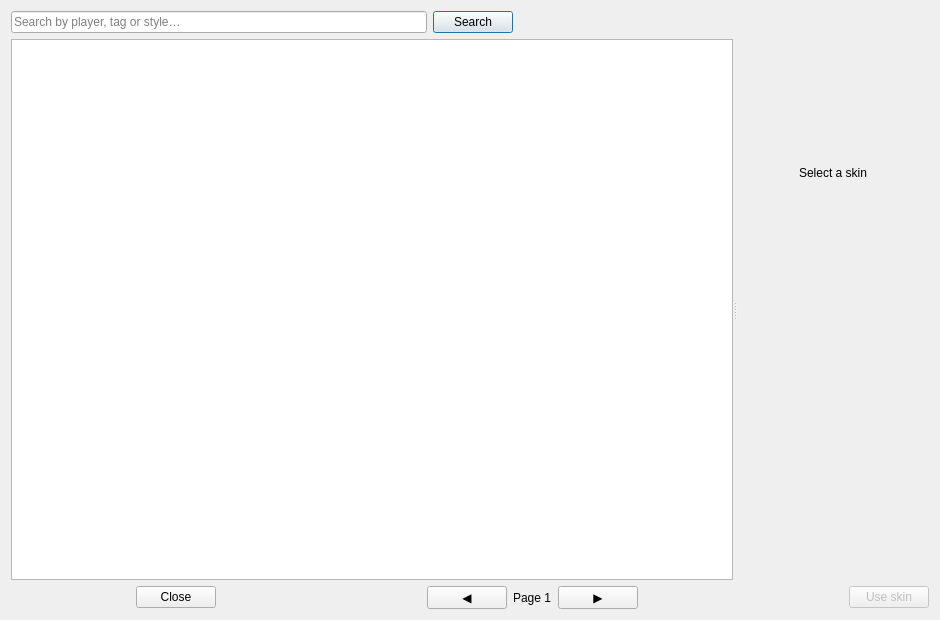
<?xml version="1.0" encoding="UTF-8"?>
<ui version="4.0">
 <class>SkinBrowserDialog</class>
 <widget class="QDialog" name="SkinBrowserDialog">
  <property name="geometry">
   <rect>
    <x>0</x>
    <y>0</y>
    <width>940</width>
    <height>620</height>
   </rect>
  </property>
  <property name="windowTitle">
   <string>View skins online</string>
  </property>
  <layout class="QVBoxLayout" name="verticalLayout">
   <item>
    <layout class="QHBoxLayout" name="searchLayout">
     <item>
      <widget class="QLineEdit" name="searchEdit">
       <property name="placeholderText">
        <string>Search by player, tag or style…</string>
       </property>
       <property name="clearButtonEnabled">
        <bool>true</bool>
       </property>
      </widget>
     </item>
     <item>
      <widget class="QPushButton" name="searchBtn">
       <property name="text">
        <string>Search</string>
       </property>
      </widget>
     </item>
     <item>
      <spacer name="searchSpacer">
       <property name="orientation">
        <enum>Qt::Horizontal</enum>
       </property>
       <property name="sizeHint" stdset="0">
        <size>
         <width>40</width>
         <height>20</height>
        </size>
       </property>
      </spacer>
     </item>
    </layout>
   </item>
   <item>
    <widget class="QSplitter" name="splitter">
     <property name="orientation">
      <enum>Qt::Horizontal</enum>
     </property>
     <widget class="QListWidget" name="skinList">
      <property name="focusPolicy">
       <enum>Qt::StrongFocus</enum>
      </property>
      <property name="editTriggers">
       <set>QAbstractItemView::NoEditTriggers</set>
      </property>
      <property name="selectionMode">
       <enum>QAbstractItemView::SingleSelection</enum>
      </property>
      <property name="iconSize">
       <size>
        <width>72</width>
        <height>72</height>
       </size>
      </property>
      <property name="movement">
       <enum>QListView::Static</enum>
      </property>
      <property name="viewMode">
       <enum>QListView::IconMode</enum>
      </property>
      <property name="resizeMode">
       <enum>QListView::Adjust</enum>
      </property>
      <property name="spacing">
       <number>8</number>
      </property>
      <property name="uniformItemSizes">
       <bool>false</bool>
      </property>
      <property name="wordWrap">
       <bool>true</bool>
      </property>
      <property name="textElideMode">
       <enum>Qt::ElideRight</enum>
      </property>
      <property name="verticalScrollMode">
       <enum>QAbstractItemView::ScrollPerPixel</enum>
      </property>
     </widget>
     <widget class="QWidget" name="detailBox">
      <layout class="QVBoxLayout" name="detailLayout">
       <item stretch="1">
        <layout class="QVBoxLayout" name="previewLayout"/>
       </item>
       <item>
        <widget class="QLabel" name="playerLabel">
         <property name="text">
          <string>Select a skin</string>
         </property>
         <property name="alignment">
          <set>Qt::AlignCenter</set>
         </property>
        </widget>
       </item>
       <item>
        <widget class="QLabel" name="statsLabel">
         <property name="text">
          <string/>
         </property>
         <property name="alignment">
          <set>Qt::AlignCenter</set>
         </property>
         <property name="wordWrap">
          <bool>true</bool>
         </property>
        </widget>
       </item>
      </layout>
     </widget>
    </widget>
   </item>
   <item>
    <layout class="QHBoxLayout" name="bottomBar">
     <item>
      <widget class="QDialogButtonBox" name="buttonBox">
       <property name="standardButtons">
        <set>QDialogButtonBox::Close</set>
       </property>
      </widget>
     </item>
     <item>
      <spacer name="bottomLeftSpacer">
       <property name="orientation">
        <enum>Qt::Horizontal</enum>
       </property>
       <property name="sizeHint" stdset="0">
        <size>
         <width>40</width>
         <height>20</height>
        </size>
       </property>
      </spacer>
     </item>
     <item>
      <widget class="QPushButton" name="prevBtn">
       <property name="text">
        <string>◀</string>
       </property>
       <property name="toolTip">
        <string>Previous page</string>
       </property>
      </widget>
     </item>
     <item>
      <widget class="QLabel" name="pageLabel">
       <property name="text">
        <string>Page 1</string>
       </property>
      </widget>
     </item>
     <item>
      <widget class="QPushButton" name="nextBtn">
       <property name="text">
        <string>▶</string>
       </property>
       <property name="toolTip">
        <string>Next page</string>
       </property>
      </widget>
     </item>
     <item>
      <spacer name="bottomRightSpacer">
       <property name="orientation">
        <enum>Qt::Horizontal</enum>
       </property>
       <property name="sizeHint" stdset="0">
        <size>
         <width>40</width>
         <height>20</height>
        </size>
       </property>
      </spacer>
     </item>
     <item>
      <widget class="QPushButton" name="useSkinBtn">
       <property name="text">
        <string>Use skin</string>
       </property>
       <property name="enabled">
        <bool>false</bool>
       </property>
       <property name="toolTip">
        <string>Apply this skin to the selected account</string>
       </property>
      </widget>
     </item>
    </layout>
   </item>
  </layout>
 </widget>
 <resources/>
 <connections>
  <connection>
   <sender>buttonBox</sender>
   <signal>rejected()</signal>
   <receiver>SkinBrowserDialog</receiver>
   <slot>reject()</slot>
   <hints>
    <hint type="sourcelabel">
     <x>20</x>
     <y>20</y>
    </hint>
    <hint type="destinationlabel">
     <x>20</x>
     <y>20</y>
    </hint>
   </hints>
  </connection>
 </connections>
</ui>
